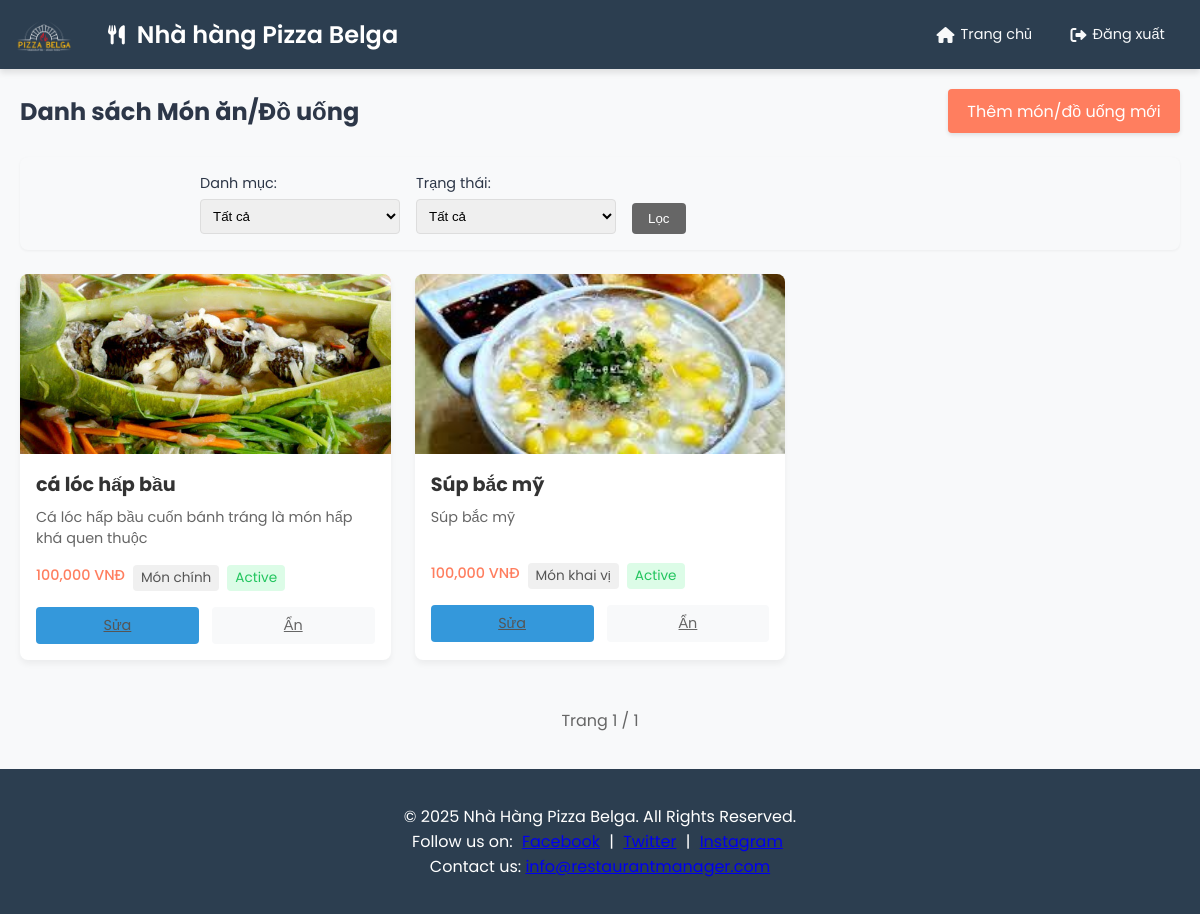
The app's page /menu/ with its own data.
### models/menu_item.py (models this page shows, shortened)
class MenuItem(db.Model):
    __tablename__ = 'menu_items'
    id = db.Column(db.Integer, primary_key=True)
    name = db.Column(db.String(120), nullable=False)
    description = db.Column(db.Text)
    price = db.Column(db.Float, nullable=False)
    category = db.Column(db.String(50))  # Ví dụ: appetizer, main course, dessert, drink,...
    active = db.Column(db.Boolean, default=True)
    image = db.Column(db.String(255))
    order_items = db.relationship("OrderItem", backref="menu_item", lazy=True)

### routes/menu.py (the view)
@menu_bp.route('/')
def list_menu():
    page = request.args.get('page', 1, type=int)
    category = request.args.get('category', '')
    status = request.args.get('status', '')
    query = MenuItem.query
    if category:
        query = query.filter(MenuItem.category == category)
    if status:
        is_active = status == 'active'
        query = query.filter(MenuItem.active == is_active)
    total_items = query.count()
    total_pages = (total_items - 1) // ITEMS_PER_PAGE + 1
    menu_items = query.order_by(MenuItem.id.desc()) \
                    .offset((page - 1) * ITEMS_PER_PAGE) \
                    .limit(ITEMS_PER_PAGE) \
                    .all()
    return render_template('menu.html',
                          menu_items=menu_items,
                          page=page,
                          total_pages=total_pages)

### app.py (called while the page is built)
@app.before_request
def log_request_info():
    logging.info(f"Request: {request.method} {request.path}")
    logging.info(f"Headers: {request.headers}")
    logging.info(f"Body: {request.get_data()}")

@app.after_request
def log_response_info(response):
    logging.info(f"Response status: {response.status}")
    return response

### templates/menu.html (shortened to what this page needs)
{% extends "layout.html" %}
{% block content %}
<div class="menu-header">
    <h2>Danh sách Món ăn/Đồ uống</h2>
    <a href="{{ url_for('menu.create_menu_item') }}" class="btn-add">Thêm món/đồ uống mới</a>
</div>
<div class="filter-bar">
    <form method="GET" class="filter-form">
        <div class="filter-group">
            <label for="category">Danh mục:</label>
            <select name="category" id="category">
                <option value="">Tất cả</option>
            </select>
        </div>
        <div class="filter-group">
            <label for="status">Trạng thái:</label>
            <select name="status" id="status">
                <option value="">Tất cả</option>
            </select>
        </div>
        <button type="submit" class="btn-filter">Lọc</button>
    </form>
</div>
<div class="menu-grid">
    {% for item in menu_items %}
    <div class="menu-card">
        <div class="menu-image">
            {% if item.image %}
            <img src="{{ url_for('static', filename=item.image) }}" alt="{{ item.name }}">
            {% else %}
            <div class="no-image">Không có ảnh</div>
            {% endif %}
        </div>
        <div class="menu-details">
            <h3>{{ item.name }}</h3>
            <p class="menu-description">{{ item.description }}</p>
            <div class="menu-meta">
                <span class="menu-price">{{ "{:,.0f}".format(item.price) }} VNĐ</span>
                <span class="menu-category">
                    {% if item.category == 'appetizer' %}
                        Món khai vị
                    {% elif item.category == 'main course' %}
                        Món chính
                    {% elif item.category == 'dessert' %}
                        Tráng miệng
                    {% elif item.category == 'drink' %}
                        Đồ uống
                    {% else %}
                        {{ item.category }}
                    {% endif %}
                </span>
                <span class="menu-status {{ 'active' if item.active else 'inactive' }}">
                    {{ 'Active' if item.active else 'Inactive' }}
                </span>
            </div>
            <div class="menu-actions">
                <a href="{{ url_for('menu.edit_menu_item', id=item.id) }}" class="btn-edit">Sửa</a>
                <a href="{{ url_for('menu.toggle_menu_item', id=item.id) }}" class="btn-toggle">
                    {{ 'Ẩn' if item.active else 'Hiện' }}
                </a>
            </div>
        </div>
    </div>
    {% endfor %}
</div>
<div class="pagination">
    <span class="pagination-info">Trang {{ page }} / {{ total_pages }}</span>
</div>
{% endblock %}

### static/css/style.css (style rules this page uses)
:root { --primary-color: #4a6fa5; --primary-dark: #345785; --secondary-color: #ff7e5f; --accent-color: #38b2ac; --background-color: #f8f9fa; --header-bg: #2c3e50; --header-hover: #34495e; --text-light: #f8f9fa; --text-dark: #2d3748; --border-color: #e2e8f0; --success-color: #38a169; --warning-color: #e9b949; --danger-color: #e53e3e; --info-color: #4299e1; }
* { margin: 0; padding: 0; box-sizing: border-box; }
body { font-family: 'Poppins', sans-serif; background-color: var(--background-color); color: var(--text-dark); min-height: 100vh; display: flex; flex-direction: column; }
form { max-width: 800px; margin: 0 auto; }

### static/css/menu.css (style rules this page uses)
.menu-header { display: flex; justify-content: space-between; align-items: center; margin-bottom: 1.5rem; }
.filter-bar { background-color: #f8f9fa; padding: 1rem; border-radius: 8px; margin-bottom: 1.5rem; box-shadow: 0 1px 3px rgba(0, 0, 0, 0.05); }
.filter-form { display: flex; flex-wrap: wrap; gap: 1rem; align-items: flex-end; }
.filter-group { display: flex; flex-direction: column; min-width: 200px; }
.filter-group label { margin-bottom: 0.3rem; font-size: 0.9rem; }
.filter-group select { padding: 0.5rem; border-radius: 4px; border: 1px solid #ddd; }
.btn-filter { background-color: #666; color: white; border: none; padding: 0.5rem 1rem; border-radius: 4px; cursor: pointer; transition: background-color 0.3s; }
.menu-grid { display: grid; grid-template-columns: repeat(auto-fill, minmax(300px, 1fr)); gap: 1.5rem; margin-bottom: 2rem; }
.menu-card { background-color: white; border-radius: 8px; overflow: hidden; box-shadow: 0 4px 6px rgba(0, 0, 0, 0.05); transition: transform 0.3s, box-shadow 0.3s; }
.menu-image { height: 180px; overflow: hidden; background-color: #f5f5f5; display: flex; align-items: center; justify-content: center; }
.menu-image img { width: 100%; height: 100%; object-fit: cover; display: block; }
.menu-details { padding: 1rem; }
.menu-details h3 { margin: 0 0 0.5rem 0; font-size: 1.2rem; color: #333; }
.menu-description { color: #666; font-size: 0.9rem; margin-bottom: 1rem; min-height: 40px; display: -webkit-box; -webkit-line-clamp: 2; -webkit-box-orient: vertical; overflow: hidden; }
.menu-meta { display: flex; flex-wrap: wrap; gap: 0.5rem; margin-bottom: 1rem; font-size: 0.9rem; }
.menu-price { font-weight: 500; color: #ff7e5f; }
.menu-category { background-color: #f0f0f0; padding: 0.2rem 0.5rem; border-radius: 4px; color: #555; font-size: 0.85rem; }
.menu-status { padding: 0.2rem 0.5rem; border-radius: 4px; font-size: 0.85rem; }
.menu-status.active { background-color: #dcfce7; color: #22c55e; }
.menu-actions { display: flex; gap: 0.5rem; }
.menu-actions a { text-align: center; padding: 0.5rem; flex: 1; border-radius: 4px; font-size: 0.9rem; transition: all 0.2s; }
.btn-edit { background-color: #f0f0f0; color: #555; }
.btn-toggle { background-color: #f8f9fa; color: #666; }
.btn-add { display: inline-block; background-color: #ff7e5f; color: white; padding: 0.6rem 1.2rem; border-radius: 4px; text-decoration: none; box-shadow: 0 2px 4px rgba(0, 0, 0, 0.1); transition: all 0.3s ease; }
.pagination { display: flex; justify-content: center; align-items: center; gap: 1rem; margin-top: 2rem; padding: 1rem 0; }
.pagination-info { color: #666; }

### static/css/ingredient.css (style rules this page uses)
.btn-edit { background-color: #3498db; margin-right: 5px; }

### records on screen
MenuItem: image (picture), name "cá lóc hấp bầu", description "Cá lóc hấp bầu cuốn bánh tráng là món hấp khá quen thuộc", price "100,000", category "Món chính", active "Active", active "Ẩn"
MenuItem: image (picture), name "Súp bắc mỹ", description "Súp bắc mỹ", price "100,000", category "Món khai vị", active "Active", active "Ẩn"

### other values on screen
{{ page }} "1"
{{ total_pages }} "1"
